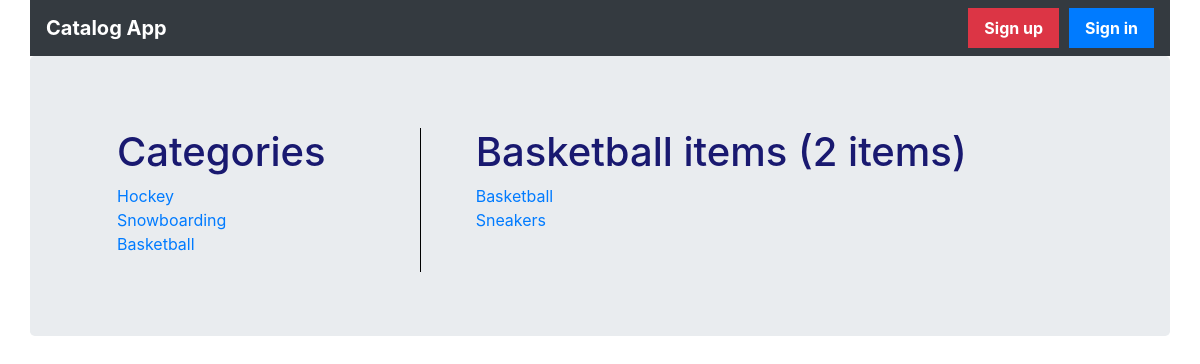
The app's page /catalog/Basketball/items with its own data.
### database_setup.py (models this page shows, shortened)
class Category(Base):
    __tablename__ = 'category'
    id = Column(Integer, primary_key=True)
    name = Column(String(250), nullable=False)
    user_id = Column(Integer, ForeignKey('user.id'))
    user = relationship(User)

class Item(Base):
    __tablename__ = 'item'
    id = Column(Integer, primary_key=True)
    name = Column(String(250), nullable=False)
    description = Column(String(250))
    category_id = Column(Integer, ForeignKey('category.id'))
    category = relationship(Category)
    user_id = Column(Integer, ForeignKey('user.id'))
    user = relationship(User)

### project.py (the view)
@app.route('/catalog/<string:category_name>/items')
def showItems(category_name):
    session = DBSession()
    category = session.query(Category).filter_by(name=category_name).one()
    categories = session.query(Category).all()
    items = session.query(Item).filter_by(category_id=category.id).all()
    return render_template(
        'catalogs.html',
        category_name=category_name,
        category=category,
        categories=categories,
        items=items,
        login_session=login_session
    )

### templates/catalogs.html (shortened to what this page needs)
{% extends "base.html" %}
{% block content %}
{% include "header.html" %}
<main role="main">
  <div class="jumbotron">
    <div class="container">
      <div class="row">
        {% include "categories.html" %}
        {% if category_name %}
        {% include "categoryDetails.html" %}
        {% else %}
        {% include "latestItems.html" %}
        {% endif %}
      </div>
    </div>
  </div>
</main>
{% endblock %}

### templates/categories.html (shortened to what this page needs)
<div class="col-4">
  <ul>
    <li><h1>Categories</h1>
    </li>
    {% for c in categories %}
    <li><a href="{{ url_for('showItems', category_name=c.name) }}"> {{ c.name }} </a></li>
    {% endfor %}
  </ul>
</div>

### templates/categoryDetails.html (shortened to what this page needs)
<div class="col">
  <ul>
    <li><h1 style="display: inline-block;">{{ category_name }} items ({{ items|count() }} items)</h1>
      {% for item in items %}
    <li><a href="{{url_for('showItemDetails', category_name=category_name, item_id=item.id)}}"> {{ item.name }} </a></li>
    {% endfor %}
  </ul>
</div>

### static/styles.css (style rules this page uses)
body { padding-top: 3.5rem; }
.jumbotron .col-4 { padding-right: 30px; border-right: solid 1px black }
.jumbotron h1 { color: midnightblue; }
.jumbotron li { list-style-type: none; }

### records on screen
Category: name "Hockey"
Category: name "Snowboarding"
Category: name "Basketball"
Item: name "Basketball"
Item: name "Sneakers"

### other values on screen
{{ category_name }} "Basketball"
{{ items|count() }} "2"
